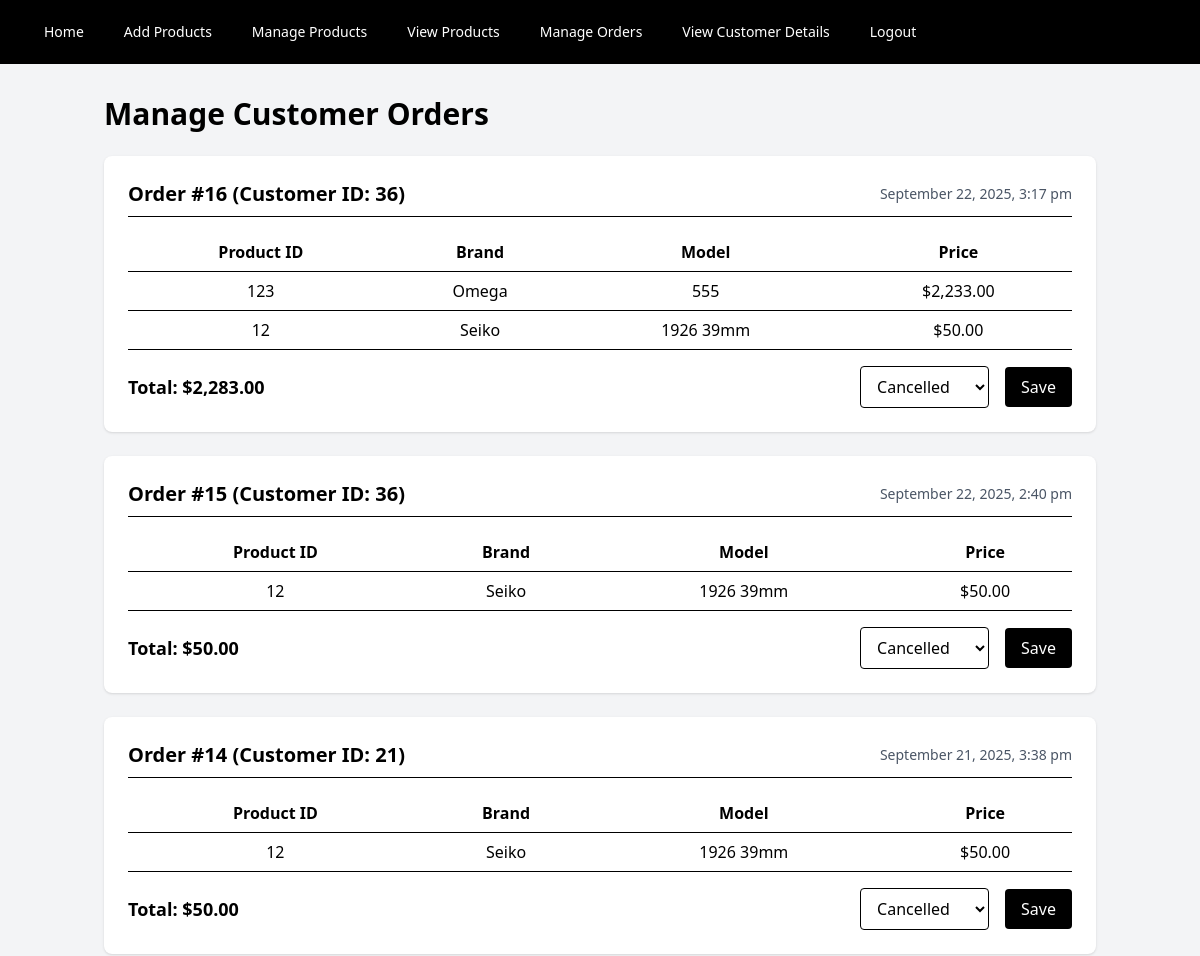
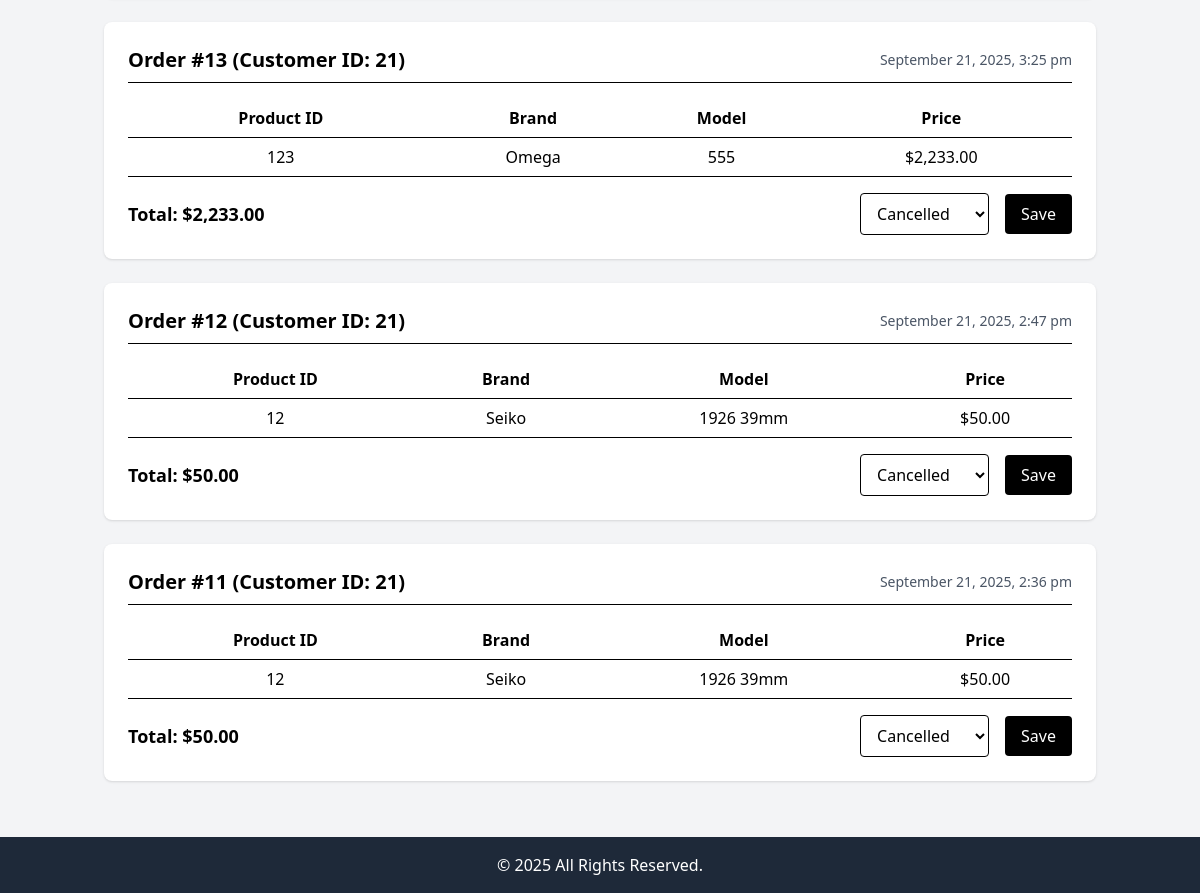
/controllers/manageOrdersController.php (signed in), run on the app's committed database (2 pictures, top to bottom).
### tables this page shows
CREATE TABLE `order_items` (
  `id` int(11) NOT NULL,
  `order_id` int(11) NOT NULL,
  `product_code` varchar(50) NOT NULL,
  `quantity` int(11) NOT NULL,
  `price` decimal(10,2) NOT NULL
);

CREATE TABLE `orders` (
  `id` int(11) NOT NULL,
  `user_id` int(11) NOT NULL,
  `order_date` datetime DEFAULT current_timestamp(),
  `total_amount` decimal(10,2) NOT NULL,
  `status` varchar(50) DEFAULT 'pending'
);

### controllers/manageOrdersController.php (called while the page is built, shortened)
<?php
require_once("../models/Order.php");
$orderModel = new Order();
$orders = $orderModel->getAllOrders();
$groupedOrders = [];
foreach ($orders as $row) {
    $groupedOrders[$row['order_id']]['user_id'] = $row['user_id'];
    $groupedOrders[$row['order_id']]['order_date'] = $row['order_date'];
    $groupedOrders[$row['order_id']]['status'] = $row['status'];
    $groupedOrders[$row['order_id']]['total_amount'] = $row['total_amount'];
    $groupedOrders[$row['order_id']]['items'][] = [
        'product_code' => $row['product_code'],
        'brand' => $row['brand'],
        'model' => $row['model'],
        'price' => $row['price'],
        'quantity' => $row['quantity']
    ];
}
require_once "../views/manageOrders.php";

### models/order.php (called while the page is built, shortened)
<?php
class Order extends Dbh {
     public function getAllOrders()
    {
        $pdo = $this->connect();
        $stmt = $pdo->query("
            SELECT
                o.id AS order_id,
                o.user_id,
                o.order_date,
                o.total_amount,
                o.status,
                oi.product_code,
                oi.quantity,
                oi.price,
                p.brand,
                p.model
            FROM orders o
            INNER JOIN order_items oi ON o.id = oi.order_id
            INNER JOIN products p ON oi.product_code = p.productcode
            ORDER BY o.order_date DESC
        ");
        return $stmt->fetchAll(PDO::FETCH_ASSOC);
    }
}

### views/manageOrders.php (the view, shortened to what this page needs)
<body class="bg-gray-100 min-h-screen flex flex-col">
    <?php require_once("../includes/admin/adminHeader.php");?>
<main class="container mx-auto px-4 py-8">
    <h1 class="text-3xl font-bold mb-6">Manage Customer Orders</h1>
    <?php if (empty($groupedOrders)): ?>
        <div class="p-6 bg-yellow-100 text-yellow-800 rounded-lg">
            ⚠️ No orders found.
        </div>
    <?php else: ?>
        <?php foreach ($groupedOrders as $orderId => $order): ?>
            <div class="bg-white shadow rounded-lg p-6 mb-6">
                <div class="flex justify-between items-center border-b pb-2 mb-4">
                    <h2 class="text-xl font-semibold">Order #<?= $orderId ?> (Customer ID: <?= $order['user_id'] ?>)</h2>
                    <span class="text-sm text-gray-600"><?= date("F j, Y, g:i a", strtotime($order['order_date'])) ?></span>
                </div>
                <table class="w-full text-center mb-4 border-collapse">
                    <thead>
                        <tr class="border-b">
                            <th class="py-2">Product ID</th>
                            <th class="py-2">Brand</th>
                            <th class="py-2">Model</th>
                            <th class="py-2">Price</th>
                        </tr>
                    </thead>
                    <tbody>
                        <?php foreach ($order['items'] as $item): ?>
                            <tr class="border-b">
                                <td class="py-2"><?= htmlspecialchars($item['product_code']) ?></td>
                                <td class="py-2"><?= htmlspecialchars($item['brand']) ?></td>
                                <td class="py-2"><?= htmlspecialchars($item['model']) ?></td>
                                <td class="py-2">$<?= number_format($item['price'], 2) ?></td>
                            </tr>
                        <?php endforeach; ?>
                    </tbody>
                </table>
                <div class="flex justify-between items-center gap-2">
                    <p class="font-bold text-lg">Total: $<?= number_format($order['total_amount'], 2) ?></p>
                    <form method="POST" action="../controllers/manageOrdersController.php" class="flex items-center gap-4">
                        <select name="status" class="border px-3 py-2 rounded gap-2">
                            <option value="cancelled" <?= $order['status'] === 'cancelled' ? 'selected' : '' ?>>Cancelled</option>
                        </select>
                        <button type="submit" name="update_status" class="bg-black text-white px-4 py-2 rounded gap-4">
                            Save
                        </button>
                    </form>
                </div>
            </div>
        <?php endforeach; ?>
    <?php endif; ?>
</main>
<?php require_once("../includes/admin/dashboardFooter.php")?>
</body>
</html>

### data on the page
order_items: orderId "15", order.user_id "36", order.order_date "September 22, 2025, 2:40 pm", product_code "12", brand "Seiko", model "1926 39mm", price "50.00", order.total_amount "50.00"
order_items: orderId "14", order.user_id "21", order.order_date "September 21, 2025, 3:38 pm", product_code "12", brand "Seiko", model "1926 39mm", price "50.00", order.total_amount "50.00"
order_items: orderId "13", order.user_id "21", order.order_date "September 21, 2025, 3:25 pm", product_code "123", brand "Omega", model "555", price "2,233.00", order.total_amount "2,233.00"
order_items: orderId "12", order.user_id "21", order.order_date "September 21, 2025, 2:47 pm", product_code "12", brand "Seiko", model "1926 39mm", price "50.00", order.total_amount "50.00"
order_items: orderId "11", order.user_id "21", order.order_date "September 21, 2025, 2:36 pm", product_code "12", brand "Seiko", model "1926 39mm", price "50.00", order.total_amount "50.00"

### other printed values
$orderId "16"
$order['user_id'] "36"
date("F j, Y, g:i a", strtotime($order['order_date'])) "September 22, 2025, 3:17 pm"
$item['product_code'] "123"
$item['brand'] "Omega"
$item['model'] "555"
$item['price'] "2,233.00"
$item['product_code'] "12"
$item['brand'] "Seiko"
$item['model'] "1926 39mm"
$item['price'] "50.00"
$order['total_amount'] "2,283.00"
